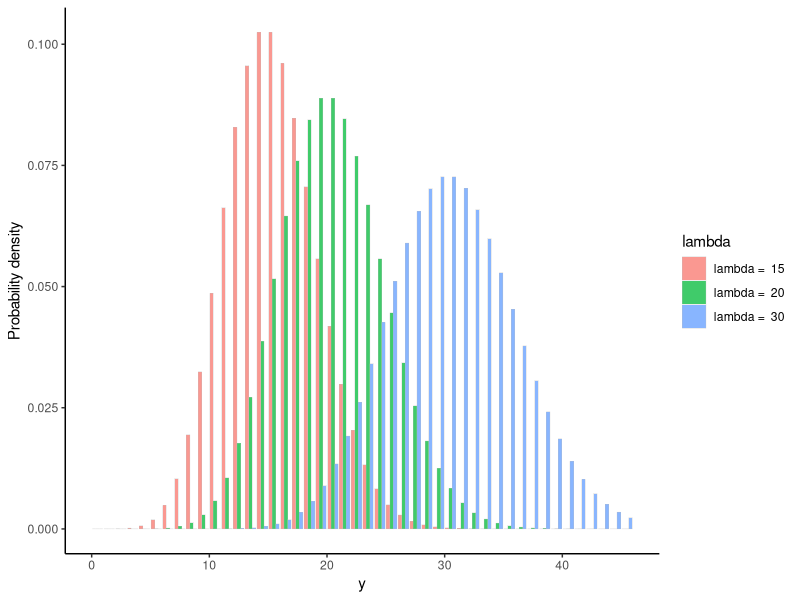
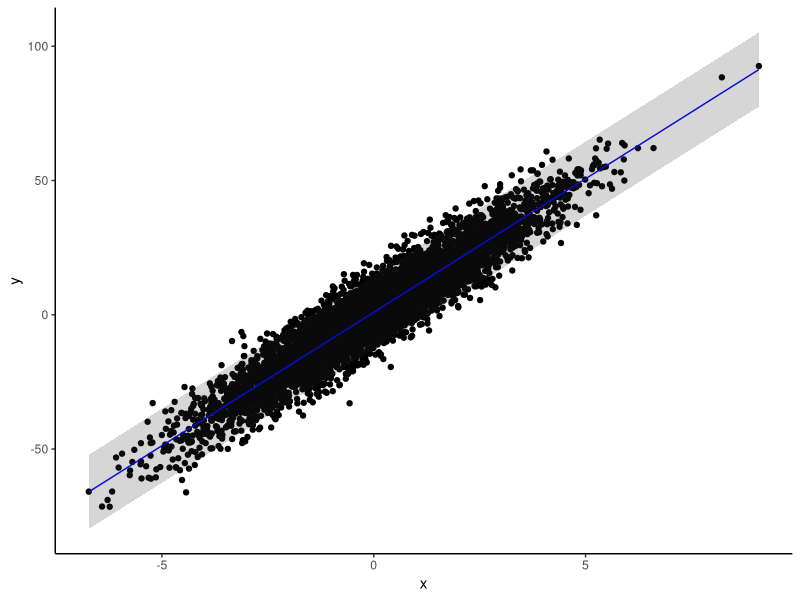

These figures' R source, in order: (Note: this script raises an error after producing the figures.)
library(ggplot2)

lambplot<- function(lambda1, lambda2, lambda3){

  if (requireNamespace('ggplot2', quietly = TRUE)) {
    library(ggplot2)
    # Example with pkg
  } else {
    message("'pkg' not available")
  }


  x2 <- seq(0,qpois(0.99, max(c(lambda1,lambda2,lambda3)))+2, by = 1)

  selectedDatap <-c(dpois(x2, lambda1))

  selectedDatap2 <- c(dpois(x2, lambda2))

  selectedDatap3 <- c(dpois(x2, lambda3))



  df<- data.frame(y = c(selectedDatap,selectedDatap2,selectedDatap3),
                  x2 = x2,
                  lambda = factor(rep(c(paste("lambda = ", lambda1), paste("lambda = ", lambda2), paste("lambda = ", lambda3)), each = length(x2)),
                                  levels = c(paste("lambda = ", lambda1), paste("lambda = ", lambda2), paste("lambda = ", lambda3))))




  aplot<- ggplot(data=df, aes(x = x2+0.5, y = y, fill = lambda)) +
    geom_col(alpha = 0.75, color = "grey", linewidth = 0.1, position = "dodge") +
    scale_y_continuous("Probability density") +
    scale_x_continuous("y") +
    theme_classic()
  return(list(aplot,paste("your selections were",lambda1, lambda2, "and", lambda3)))

}


lambplot(15,20,30)






lm1example<-function(n,int,slope,xdist=1,var,xmean=0,xvar=2, xmin=0, xmax=100 ){
if(xdist==1){
  x<-rnorm(n,xmean,xvar)
}  else {
  x<-runif(n,xmin,xmax)
}

  y<- int + slope*x + rnorm(n,0,sqrt(var))


  df<-data.frame(x=x, y =y)

 lm1<-lm(y~x, data=df)


pred<- predict(lm1,newdata=df,interval="prediction")

df2<-cbind(df,pred)

newplot<-ggplot(data=df2, aes(x=x,y=y,ymin=lwr,ymax=upr))+
  geom_point()+
  geom_line(aes(y=fit),color="blue") +
  geom_ribbon(alpha=0.2)+
  theme_classic()
  return(newplot)

}


lm1example(n=5000, int=1, slope = 10, var=50,xdist=1)




n<-10
rnorm(n)


x<-runif(n,xmin,xmax)


y<- int + slope*x + rnorm(n,0,sqrt(var))










## more complex function

lm2example<-function(n,int,slope,xdist=1,var,xmean=0,xvar=2, xmin=0, xmax=100,cat=F,cvalsn,cvals ){
  if(xdist==1){
    x<-rnorm(n,xmean,xvar)
  }  else {
    x<-runif(n,xmin,xmax)
  }

  if(cat==T){
    if(sum(cvalsn)!=n){
      stop("categorical values do not equal N")
    } else{
  treat<-rep(LETTERS[1:length(cvalsn)])
 # treat<-rep(treat,each=cvalsn)
  betavals<-  rep(0,cvalsn[1])

  for(i in 2:length(cvalsn)){
    betavals<-c(betavals,rep(cvals[i-1],cvalsn[i]) )
  }

  treatvals<-  rep("A",cvalsn[1])

  for(i in 2:length(cvalsn)){
    treatvals<-c(treatvals,rep(treat[i],cvalsn[i]) )
  }

  y<- int + slope*x +betavals+ rnorm(n,0,sqrt(var))


  df<-data.frame(x=x, y =y, group=treatvals)

  lm1<-lm(y~x+group, data=df)


  pred<- predict(lm1,newdata=df,interval="prediction")

  df2<-cbind(df,pred)
  #return(df2)
  newplot<-ggplot(data=df2, aes(x=x,y=y,ymin=lwr,ymax=upr,col=group,fill=group))+
    geom_point()+
    geom_line(aes(y=fit)) +
    geom_ribbon(alpha=0.2)+
    theme_classic()
  return(df2)


  } }

  else{
  y<- int + slope*x + rnorm(n,0,sqrt(var))


  df<-data.frame(x=x, y =y)

  lm1<-lm(y~x, data=df)


  pred<- predict(lm1,newdata=df,interval="prediction")

  df2<-cbind(df,pred)

  newplot<-ggplot(data=df2, aes(x=x,y=y,ymin=lwr,ymax=upr))+
    geom_point()+
    geom_line(aes(y=fit),color="blue") +
    geom_ribbon(alpha=0.2)+
    theme_classic()
  return(newplot)
  }
}


lm2example(n=5000, int=1, slope = 10, var=50,xdist=1, cat = T, cvalsn = c(1000,1000,1000,1000,1000),cvals=c(-1000,11,-200,100))






lambplot<- function(lambda1, s, m){



  x2 <- seq(0,qpois(0.99, max(c(lambda1,m)))+2, by = 1)

  selectedDatap <-c(dpois(x2, lambda1))

  selectedDatap2 <- c(dnbinom(x2,size= s, mu=m))





  df<- data.frame(y = c(selectedDatap,selectedDatap2),
                  x2 = x2,
                  dist = factor(rep(c(paste("Poisson"), paste("NegBinom")), each = length(x2))))

#  return(df)


  aplot<- ggplot(data=df, aes(x = x2+0.5, y = y, fill = dist)) +
    geom_col(alpha = 0.75, color = "grey", linewidth = 0.1, position = "dodge") +
    scale_y_continuous("Probability density") +
    scale_x_continuous("y") +
    theme_classic()
  return(aplot)

}


lambplot(100,10,100)
